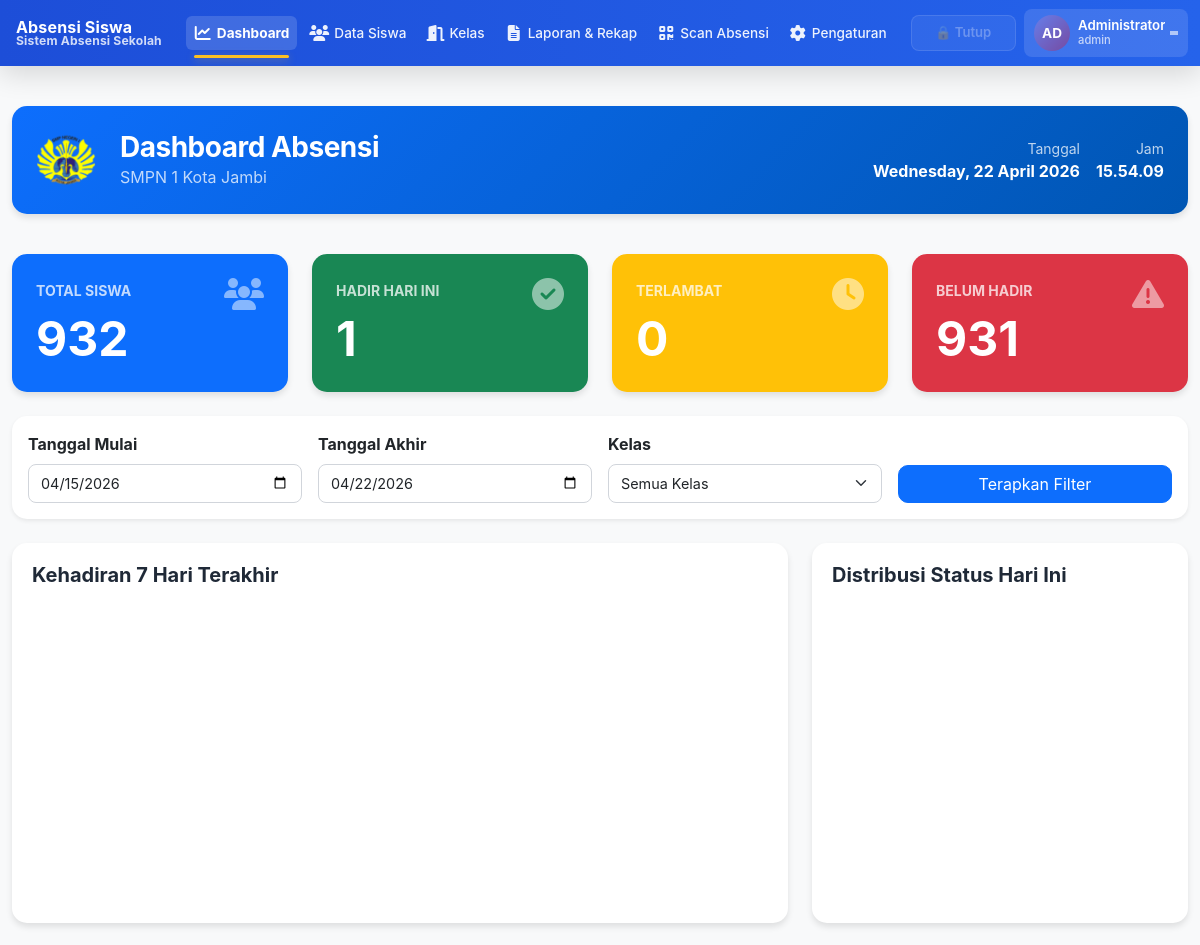
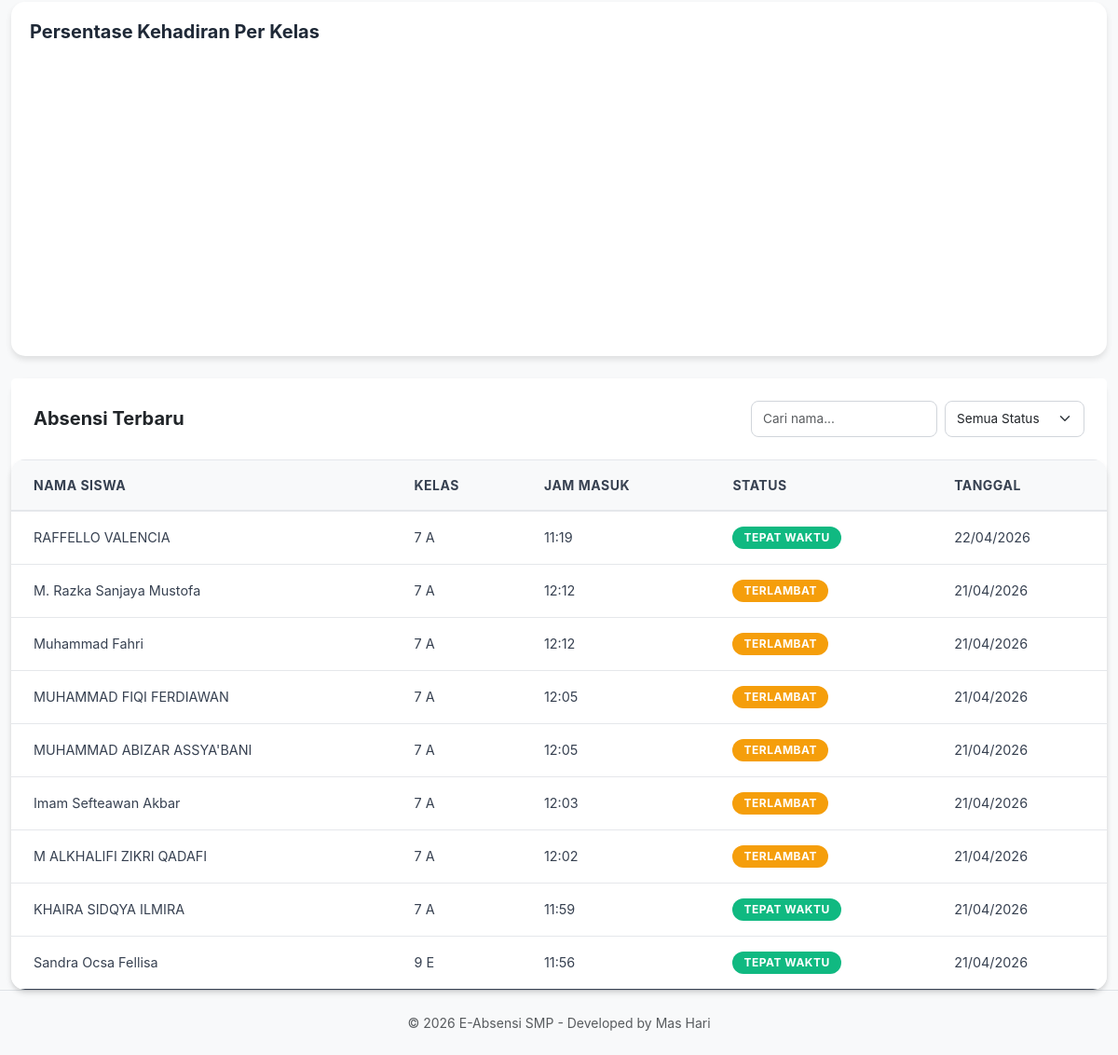
Page /pages/dashboard.php (signed in) on the committed database (2 pictures, top to bottom).
### tables this page shows
CREATE TABLE `absensi` (
  `id_absen` int NOT NULL AUTO_INCREMENT,
  `id_siswa` int NOT NULL,
  `status` varchar(20) DEFAULT 'Hadir',
  `waktu` time DEFAULT NULL,
  `tanggal` date NOT NULL,
  `jam` time DEFAULT '00:00:00',
  `id_status` int DEFAULT '1',
  `scan_source` varchar(20) DEFAULT 'manual',
  `status_presensi` enum('tepat_waktu','terlambat','ditolak') NOT NULL DEFAULT 'tepat_waktu' COMMENT 'Status kehadiran siswa',
  `keterlambatan_menit` int DEFAULT '0' COMMENT 'Jumlah menit keterlambatan',
  `waktu_absen` timestamp NOT NULL DEFAULT CURRENT_TIMESTAMP COMMENT 'Waktu absensi tercatat',
  PRIMARY KEY (`id_absen`),
  KEY `idx_tanggal` (`tanggal`),
  KEY `idx_status` (`status`),
  KEY `idx_absensi_siswa_tanggal` (`id_siswa`,`tanggal`),
  KEY `idx_absensi_tanggal_status` (`tanggal`,`status`),
  KEY `fk_absensi_status` (`id_status`),
  CONSTRAINT `fk_absensi_status` FOREIGN KEY (`id_status`) REFERENCES `status_absen` (`id_status`) ON DELETE SET NULL ON UPDATE CASCADE,
  CONSTRAINT `fk_ke_siswa` FOREIGN KEY (`id_siswa`) REFERENCES `siswa` (`id_siswa`) ON DELETE CASCADE
);

CREATE TABLE `siswa` (
  `id_siswa` int NOT NULL AUTO_INCREMENT,
  `student_uuid` char(36) DEFAULT NULL,
  `nis` varchar(20) NOT NULL,
  `nisn` varchar(20) NOT NULL,
  `nama_lengkap` varchar(100) NOT NULL,
  `jk` enum('L','P') DEFAULT NULL,
  `jenis_kelamin` varchar(20) DEFAULT NULL,
  `id_kelas` int DEFAULT NULL,
  `status_siswa` enum('aktif','lulus','pindah','nonaktif','hapus') NOT NULL DEFAULT 'aktif',
  `foto` varchar(255) DEFAULT 'default.jpg',
  PRIMARY KEY (`id_siswa`),
  UNIQUE KEY `nisn` (`nisn`),
  UNIQUE KEY `uk_siswa_nis` (`nis`),
  UNIQUE KEY `uk_siswa_student_uuid` (`student_uuid`),
  KEY `idx_siswa_id_kelas` (`id_kelas`),
  CONSTRAINT `fk_siswa_kelas` FOREIGN KEY (`id_kelas`) REFERENCES `kelas` (`id_kelas`) ON DELETE SET NULL ON UPDATE CASCADE
);

CREATE TABLE `kelas` (
  `id_kelas` int NOT NULL AUTO_INCREMENT,
  `nama_kelas` varchar(50) NOT NULL,
  PRIMARY KEY (`id_kelas`),
  UNIQUE KEY `uk_kelas_nama` (`nama_kelas`)
);

### includes/dashboard_service.php (called while the page is built, shortened)
<?php
class DashboardService
{
    private mysqli $conn;
    public function __construct(mysqli $conn)
    {
        $this->conn = $conn;
    }
    public function getSettings(): array
    {
        $settings = [
            'logo_sekolah' => 'default_logo.png',
            'nama_sekolah' => 'SMPN 1 Indonesia'
        ];
        $stmt = $this->conn->prepare(
            "SELECT nama_pengaturan, isi_pengaturan
             FROM pengaturan
             WHERE nama_pengaturan IN ('logo_sekolah', 'nama_sekolah')"
        );
        $stmt->execute();
        $result = $stmt->get_result();
        while ($row = $result->fetch_assoc()) {
            $settings[$row['nama_pengaturan']] = $row['isi_pengaturan'];
        }
        return $settings;
    }
    public function getSummaryStats(): array
    {
        $totalSiswa = (int)($this->conn->query('SELECT COUNT(*) AS total FROM siswa')->fetch_assoc()['total'] ?? 0);
        $hadir = 0;
        $terlambat = 0;
        $stmt = $this->conn->prepare(
            "SELECT
                SUM(CASE
                    WHEN status_presensi = 'tepat_waktu' OR (status_presensi IS NULL AND status = 'Hadir')
                    THEN 1 ELSE 0 END) AS hadir,
                SUM(CASE
                    WHEN status_presensi = 'terlambat' OR status = 'Terlambat'
                    THEN 1 ELSE 0 END) AS telat
             FROM absensi
             WHERE tanggal = CURDATE()"
        );
        if ($stmt) {
            $stmt->execute();
            $result = $stmt->get_result();
            $row = $result->fetch_assoc();
            $hadir = (int)($row['hadir'] ?? 0);
            $terlambat = (int)($row['telat'] ?? 0);
        }
        return [
            'total_siswa' => $totalSiswa,
            'hadir_hari_ini' => $hadir,
            'terlambat_hari_ini' => $terlambat,
            'belum_hadir' => max(0, $totalSiswa - ($hadir + $terlambat))
        ];
    }
    public function getRecentAttendance(int $limit = 20): array
    {
        $limit = max(1, min(100, $limit));
        $sql = "SELECT
                    a.waktu_absen,
                    a.jam,
                    a.status_presensi,
                    a.status,
                    a.tanggal,
                    s.nama_lengkap,
                    k.nama_kelas,
                    st.nama_status
                FROM absensi a
                JOIN siswa s ON a.id_siswa = s.id_siswa
                JOIN kelas k ON s.id_kelas = k.id_kelas
                LEFT JOIN status_absen st ON a.id_status = st.id_status
                ORDER BY a.tanggal DESC, COALESCE(a.waktu_absen, a.jam) DESC
                LIMIT ?";
        $stmt = $this->conn->prepare($sql);
        $stmt->bind_param('i', $limit);
        $stmt->execute();
        $result = $stmt->get_result();
        $rows = [];
        while ($row = $result->fetch_assoc()) {
            $statusClass = 'secondary';
            $statusLabel = $row['nama_status'] ?? $row['status'] ?? '-';
            if ($row['status_presensi'] === 'terlambat') {
                $statusClass = 'warning';
                $statusLabel = 'Terlambat';
            } elseif ($row['status_presensi'] === 'tepat_waktu') {
                $statusClass = 'success';
                $statusLabel = 'Tepat Waktu';
            } elseif (($row['status'] ?? '') === 'Hadir' || ($row['nama_status'] ?? '') === 'HADIR') {
                $statusClass = 'success';
            }
            $rows[] = [
                'nama_lengkap' => $row['nama_lengkap'],
                'nama_kelas' => $row['nama_kelas'],
                'jam' => date('H:i', strtotime($row['waktu_absen'] ?? $row['jam'] ?? '00:00:00')),
                'status_class' => $statusClass,
                'status_label' => $statusLabel,
                'tanggal' => $row['tanggal']
            ];
        }
        return $rows;
    }
}

### pages/dashboard.php (the view, shortened to what this page needs)
<?php
require_once __DIR__ . '/../includes/config.php';
require_once __DIR__ . '/../includes/dashboard_service.php';
$dashboardService = new DashboardService($conn);
$set = $dashboardService->getSettings();
$stats = $dashboardService->getSummaryStats();
$recentAttendance = $dashboardService->getRecentAttendance(20);
$total_siswa = $stats['total_siswa'];
$hadir_hari_ini = $stats['hadir_hari_ini'];
$terlambat_hari_ini = $stats['terlambat_hari_ini'];
$belum_hadir = $stats['belum_hadir'];
?>
<!DOCTYPE html>
<html lang="id">
<head>
    <link href="../assets/vendor/bootstrap-5.3.8-dist/css/bootstrap.min.css" rel="stylesheet">
    <link href='../assets/css/site.css' rel='stylesheet'>
    <link href="https://cdnjs.cloudflare.com/ajax/libs/font-awesome/6.4.0/css/all.min.css" rel="stylesheet">
    <link href="../assets/css/dashboard.css" rel="stylesheet">
</head>
<body data-auto-refresh-minutes="0">
<?php include __DIR__ . '/../includes/navbar.php'; ?>
<div class="container-fluid py-3">
    <div class="header-card p-4 mb-4">
        <div class="row align-items-center">
            <div class="col-auto">
                <img src="../assets/img/logo_sekolah/<?= htmlspecialchars($set['logo_sekolah']) ?>" width="60" class="img-fluid rounded" alt="Logo Sekolah">
            </div>
            <div class="col">
                <h3 class="fw-bold mb-0">Dashboard Absensi</h3>
                <p class="mb-0 opacity-75"><?= htmlspecialchars($set['nama_sekolah']) ?></p>
            </div>
            <div class="col-auto text-end">
                <div class="d-flex align-items-center gap-3">
                    <div>
                        <small class="d-block opacity-75">Tanggal</small>
                        <span class="fw-bold" id="current-date"><?= date('l, d F Y') ?></span>
                    </div>
                    <div>
                        <small class="d-block opacity-75">Jam</small>
                        <span class="fw-bold" id="current-time">00:00:00</span>
                    </div>
                </div>
            </div>
        </div>
    </div>
</div>
<div class="container-fluid">
    <div class="row g-4 mb-4">
        <div class="col-lg-3 col-md-6">
            <div class="stat-card bg-primary text-white p-4 h-100">
                <div class="d-flex justify-content-between align-items-start">
                    <div>
                        <small class="text-uppercase opacity-75 fw-bold">Total Siswa</small>
                        <h2 class="display-5 fw-bold mt-2 mb-0" id="stat-total"><?= $total_siswa ?></h2>
                    </div>
                    <i class="fas fa-users fa-2x opacity-50"></i>
                </div>
            </div>
        </div>
        <div class="col-lg-3 col-md-6">
            <div class="stat-card bg-success text-white p-4 h-100">
                <div class="d-flex justify-content-between align-items-start">
                    <div>
                        <small class="text-uppercase opacity-75 fw-bold">Hadir Hari Ini</small>
                        <h2 class="display-5 fw-bold mt-2 mb-0" id="stat-hadir"><?= $hadir_hari_ini ?></h2>
                    </div>
                    <i class="fas fa-check-circle fa-2x opacity-50"></i>
                </div>
            </div>
        </div>
        <div class="col-lg-3 col-md-6">
            <div class="stat-card bg-warning text-white p-4 h-100">
                <div class="d-flex justify-content-between align-items-start">
                    <div>
                        <small class="text-uppercase opacity-75 fw-bold">Terlambat</small>
                        <h2 class="display-5 fw-bold mt-2 mb-0" id="stat-terlambat"><?= $terlambat_hari_ini ?></h2>
                    </div>
                    <i class="fas fa-clock fa-2x opacity-50"></i>
                </div>
            </div>
        </div>
        <div class="col-lg-3 col-md-6">
            <div class="stat-card bg-danger text-white p-4 h-100">
                <div class="d-flex justify-content-between align-items-start">
                    <div>
                        <small class="text-uppercase opacity-75 fw-bold">Belum Hadir</small>
                        <h2 class="display-5 fw-bold mt-2 mb-0" id="stat-belum-hadir"><?= $belum_hadir ?></h2>
                    </div>
                    <i class="fas fa-exclamation-triangle fa-2x opacity-50"></i>
                </div>
            </div>
        </div>
    </div>
    <div class="row mb-4">
        <div class="col-12">
            <div class="card border-0 shadow-sm p-3">
                <div class="row g-3 align-items-end">
                    <div class="col-md-3">
                        <label class="form-label fw-bold">Tanggal Mulai</label>
                        <input type="date" class="form-control" id="start-date" value="<?= date('Y-m-d', strtotime('-7 days')) ?>">
                    </div>
                    <div class="col-md-3">
                        <label class="form-label fw-bold">Tanggal Akhir</label>
                        <input type="date" class="form-control" id="end-date" value="<?= date('Y-m-d') ?>">
                    </div>
                    <div class="col-md-3">
                        <label class="form-label fw-bold">Kelas</label>
                        <select class="form-select" id="filter-kelas">
                            <option value="">Semua Kelas</option>
                        </select>
                    </div>
                    <div class="col-md-3">
                        <button class="btn btn-primary w-100" id="apply-filters">Terapkan Filter</button>
                    </div>
                </div>
            </div>
        </div>
    </div>
    <div class="row g-4 mb-4">
        <div class="col-lg-8">
            <div class="chart-container">
                <h5 class="fw-bold mb-3">Kehadiran 7 Hari Terakhir</h5>
                <div id="chart-kehadiran" class="chart-canvas"></div>
            </div>
        </div>
        <div class="col-lg-4">
            <div class="chart-container">
                <h5 class="fw-bold mb-3">Distribusi Status Hari Ini</h5>
                <div id="chart-pie" class="chart-canvas"></div>
            </div>
        </div>
    </div>
    <div class="row g-4 mb-4">
        <div class="col-12">
            <div class="chart-container">
                <h5 class="fw-bold mb-3">Persentase Kehadiran Per Kelas</h5>
                <div id="chart-kelas" class="chart-canvas"></div>
            </div>
        </div>
    </div>
    <div class="row">
        <div class="col-12">
            <div class="card border-0 shadow-sm">
                <div class="card-header bg-white border-0 py-3">
                    <div class="d-flex justify-content-between align-items-center">
                        <h5 class="fw-bold mb-0">Absensi Terbaru</h5>
                        <div class="d-flex gap-2">
                            <input type="text" class="form-control form-control-sm filter-search" placeholder="Cari nama..." id="search-input">
                            <select class="form-select form-select-sm filter-status" id="status-filter">
                                <option value="">Semua Status</option>
                            </select>
                        </div>
                    </div>
                </div>
                <div class="card-body p-0">
                    <div class="table-responsive">
                        <table class="table table-hover mb-0" id="absensi-table">
                            <thead class="table-light">
                                <tr>
                                    <th class="border-0 ps-4">Nama Siswa</th>
                                    <th class="border-0">Kelas</th>
                                    <th class="border-0">Jam Masuk</th>
                                    <th class="border-0">Status</th>
                                    <th class="border-0">Tanggal</th>
                                </tr>
                            </thead>
                            <tbody>
                                <?php
                                if (empty($recentAttendance)) {
                                    echo "<tr><td colspan='5' class='text-center py-4 text-muted'>Belum ada data absensi terbaru.</td></tr>";
                                } else {
                                    foreach ($recentAttendance as $item) {
                                        echo "<tr>
                                            <td class='ps-4'>" . htmlspecialchars($item['nama_lengkap']) . "</td>
                                            <td>" . htmlspecialchars($item['nama_kelas']) . "</td>
                                            <td>" . htmlspecialchars($item['jam']) . "</td>
                                            <td><span class='badge bg-" . htmlspecialchars($item['status_class']) . "'>" . htmlspecialchars($item['status_label']) . "</span></td>
                                            <td>" . date('d/m/Y', strtotime($item['tanggal'])) . "</td>
                                        </tr>";
                                    }
                                }
                                ?>
                            </tbody>
                        </table>
                    </div>
                </div>
            </div>
        </div>
    </div>
</div>
<?php include '../includes/footer.php'; ?>
</body>
</html>

### rows in the picture
absensi: id_siswa.nama_lengkap "RAFFELLO VALENCIA", kelas.nama_kelas "7 A", jam "11:19", status_label "TEPAT WAKTU", tanggal "22/04/2026"
absensi: id_siswa.nama_lengkap "M. Razka Sanjaya Mustofa", kelas.nama_kelas "7 A", jam "12:12", status_label "TERLAMBAT", tanggal "21/04/2026"
absensi: id_siswa.nama_lengkap "Muhammad Fahri", kelas.nama_kelas "7 A", jam "12:12", status_label "TERLAMBAT", tanggal "21/04/2026"
absensi: id_siswa.nama_lengkap "MUHAMMAD FIQI FERDIAWAN", kelas.nama_kelas "7 A", jam "12:05", status_label "TERLAMBAT", tanggal "21/04/2026"
absensi: id_siswa.nama_lengkap "MUHAMMAD ABIZAR ASSYA'BANI", kelas.nama_kelas "7 A", jam "12:05", status_label "TERLAMBAT", tanggal "21/04/2026"
absensi: id_siswa.nama_lengkap "Imam Sefteawan Akbar", kelas.nama_kelas "7 A", jam "12:03", status_label "TERLAMBAT", tanggal "21/04/2026"
absensi: id_siswa.nama_lengkap "M ALKHALIFI ZIKRI QADAFI", kelas.nama_kelas "7 A", jam "12:02", status_label "TERLAMBAT", tanggal "21/04/2026"
absensi: id_siswa.nama_lengkap "KHAIRA SIDQYA ILMIRA", kelas.nama_kelas "7 A", jam "11:59", status_label "TEPAT WAKTU", tanggal "21/04/2026"
absensi: id_siswa.nama_lengkap "Sandra Ocsa Fellisa", kelas.nama_kelas "9 E", jam "11:56", status_label "TEPAT WAKTU", tanggal "21/04/2026"

### other values in the picture
$label "Dashboard"
$label "Data Siswa"
$label "Kelas"
$label "Laporan & Rekap"
$label "Scan Absensi"
$label "Pengaturan"
$scanStatus['text'] "🔒 Tutup"
$initials "AD"
substr($namaAdmin, 0, 16) "Administrator"
$roleLabel "admin"
$set['nama_sekolah'] "SMPN 1 Kota Jambi"
$total_siswa "932"
$hadir_hari_ini "1"
$terlambat_hari_ini "0"
$belum_hadir "931"
